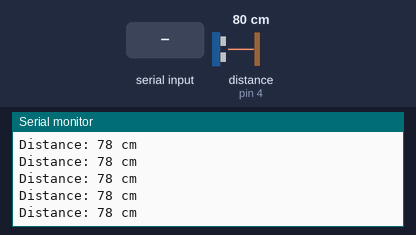
Bench run of a sketch on a simulated Arduino Uno, built with avr-gcc and run on an emulated ATmega328P. Shown: the last lines printed to the serial monitor. Wiring (inferred from the names in the program): ultrasonic range finder: trigger pin 5; echo pin 4. Inputs (shaded band) come from the test bench; at power-on: distance to the obstacle (sensor on pin 4) 80 cm. The echo pulse lasts 58.3 µs per cm.

Above: at 1.2 s.
1.3 s: distance to the obstacle (sensor on pin 4) set to 2 cm
At 1.9 s:
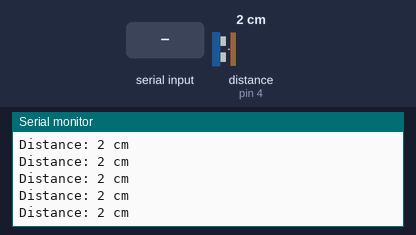
4.3 s: "1" received over the second serial link
7.3 s: "0" received over the second serial link
10.3 s: distance to the obstacle (sensor on pin 4) set to 18 cm
At 11.2 s:
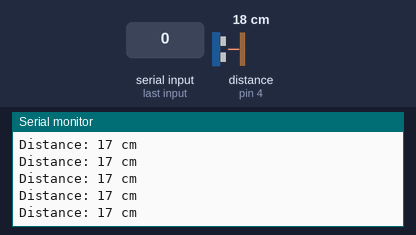
13.3 s: distance to the obstacle (sensor on pin 4) set to 120 cm
At 13.8 s:
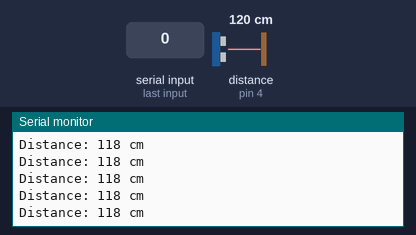
16.3 s: "2" received over the second serial link
Timing chart, 0 to 19.3 s (numbered marks = the images above; inputs shaded):
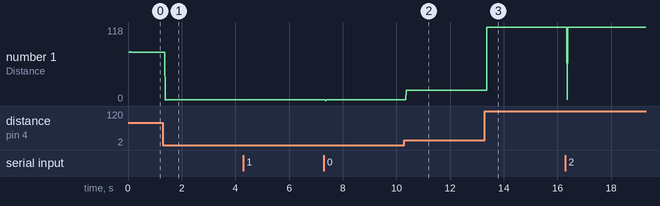

Measured:
- after the input at 1.3 s, the serial monitor: prints a new line after 0.08 s (image 1)
- after the input at 10.3 s, the serial monitor: prints a new line after 0.07 s (image 2)
- after the input at 13.3 s, the serial monitor: prints a new line after 0.08 s (image 3)
- plotted number 1: 78 → 2 after the input at 1.3 s, 2 → 17 after the input at 10.3 s, 17 → 118 after the input at 13.3 s

The sketch:

task3.2.ino
```cpp
#include <SoftwareSerial.h>
#define rxPin 3
#define txPin 2
#define echoPin 4
#define trigPin 5
#define baudrate 38400

String msg;
long duration;
int distance;
bool flag;
SoftwareSerial hc05(rxPin ,txPin);

void setup(){
  pinMode(rxPin,INPUT);
  pinMode(txPin,OUTPUT);
  pinMode(trigPin, OUTPUT);
  pinMode(echoPin, INPUT);
  Serial.begin(9600);
  Serial.println("ENTER AT Commands:");
  hc05.begin(baudrate);
}

void loop(){
    readSerialPort();
    if(msg!="") hc05.println(msg);

    if (hc05.available()>0){
      Serial.write(hc05.read());
    }
   digitalWrite(trigPin, LOW);
  delayMicroseconds(2);
  // Sets the trigPin HIGH (ACTIVE) for 10 microseconds
  digitalWrite(trigPin, HIGH);
  delayMicroseconds(10);
  digitalWrite(trigPin, LOW);
  // Reads the echoPin, returns the sound wave travel time in microseconds
  duration = pulseIn(echoPin, HIGH);
  // Calculating the distance
  distance = duration * 0.034 / 2; // Speed of sound wave divided by 2 (go and back)
  // Displays the distance on the Serial Monitor
  Serial.print("Distance: ");
  Serial.print(distance);
  Serial.println(" cm");

int i=0;
while(i>=3){
i++;
if(distance>100)
flag=true;
else{
flag=false;
break;
}
}
if (flag)
{
  //run the video and move the arm
  }
}
void readSerialPort(){
  msg="";
 while (Serial.available()) {
   delay(10);
   if (Serial.available() >0) {
     char c = Serial.read();  //gets one byte from serial buffer
     msg += c; //makes the string readString
   }
 }
}
```
